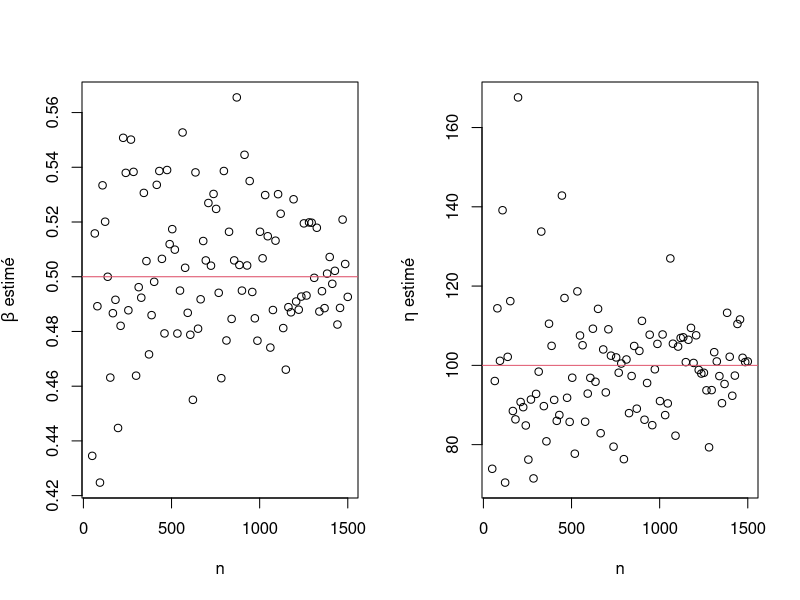
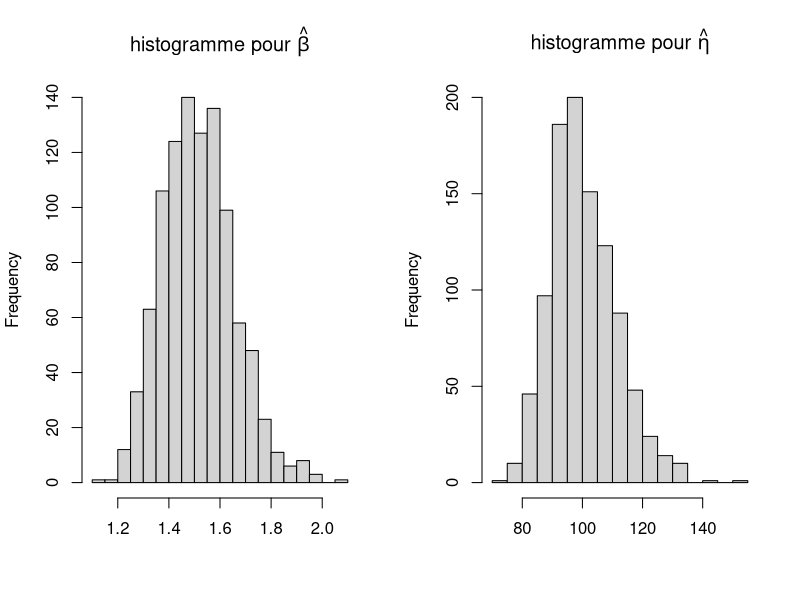

These figures' R source, in order: (Note: this script raises an error after producing the figures.)


f_beta=function(b,ech,nbdef,censure)
{
  1/b + (sum(log(ech[ech<censure])))/nbdef - (sum((ech^b)*log(ech)))/(sum(ech^b))
}

EMV=function(t,c)
{
  m=length(t[t<c])
  beta.est = uniroot(f_beta,lower=0.001,upper=10,ech=t,nbdef=m,censure=c)$root
  eta.est = (1/m * sum(t^beta.est))^(1/beta.est)   #si m=0 on a des problèmes!! et cela peut arriver...
  return(list(beta_EMV=beta.est,eta_EMV=eta.est))
}

#figure 1 - convergence
betaVrai=0.5
etaVrai=100
c=40
n=seq(from=50,to=1500,length.out=100)
EMV.est=c()

for (i in n)
{
  repeat
  {
    t <- rweibull(i,betaVrai,etaVrai)
    t[t>c]=c
    if (length(t[t<c])!=0) {break}  #pour s'assurer de ne pas avoir m=0
  }
  
  EMV.est=rbind(EMV.est,c(EMV(t,c)$beta_EMV,EMV(t,c)$eta_EMV))
}

par(mfrow = c(1,2))
plot(n,EMV.est[,1],ylab=expression(beta* " estimé"))
abline(h=betaVrai,col=2)
plot(n,EMV.est[,2],ylab=expression(eta*" estimé"))
abline(h=etaVrai,col=2)


#figure 2 - normalité asymptotique
betaVrai=1.5
etaVrai=100
n=500
c=40
k=1000  #on fait k réalisations 
EMV.est=matrix(nrow=k,ncol=2) 
for (i in 1:k)
{
  t <- rweibull(n,betaVrai,etaVrai)
  t[t>c]=c
  EMV.est[i,1]=EMV(t,c)$beta_EMV
  EMV.est[i,2]=EMV(t,c)$eta_EMV
}
par(mfrow = c(1,2))
hist(EMV.est[,1],breaks=20,xlab="",main=expression("histogramme pour "*hat(beta)))
hist(EMV.est[,2],breaks=20,xlab="",main=expression("histogramme pour "*hat(eta)))

#3. test , évaluation de la moyenne et variance
#estimation de la variance et du biais
betaVrai=2
etaVrai=100
n=25
c=40
k=50  #on fait k réalisations 
EMV.est=matrix(nrow=k,ncol=2) 
for (i in 1:k)
{
  t <- rweibull(n,betaVrai,etaVrai)
  t[t>c]=c
  EMV.est[i,1]=EMV(t,c)$beta_EMV
  EMV.est[i,2]=EMV(t,c)$eta_EMV
}

var(EMV.est[,1])
var(EMV.est[,2])

mean(EMV.est[,1])
mean(EMV.est[,2])



n=50
c=40
k=1000  #on fait k r?alisations 
EMV.est=matrix(nrow=k,ncol=2) 
for (i in 1:k)
{
  t <- rweibull(n,beta,eta)
  t[t>c]=c
  EMV.est[i,1]=EMV(t,c)$beta_EMV
  EMV.est[i,2]=EMV(t,c)$eta_EMV
}

var(EMV.est[,1])
var(EMV.est[,2])

mean(EMV.est[,1])-beta
mean(EMV.est[,2])-eta

hist(EMV.est[,1])
hist(EMV.est[,2])
plot(density(EMV.est[,1]))
abline(v=beta,col=2)
plot(density(EMV.est[,2]))
abline(v=eta,col=2)